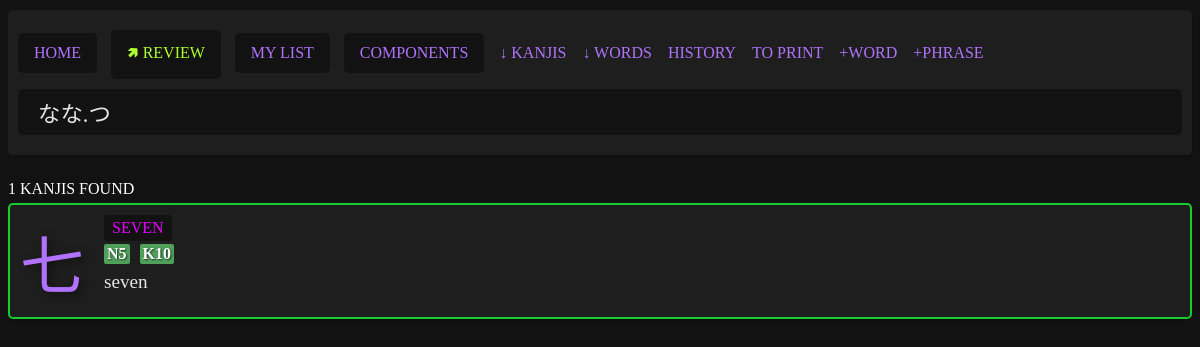
Page /pages/search.php?query=なな.つ on the committed database.
### tables this page shows
CREATE TABLE "kanjis" (
	"literal"	TEXT NOT NULL UNIQUE,
	"meanings"	TEXT NOT NULL,
	"onReadings"	TEXT,
	"kunReadings"	TEXT,
	"strokes"	INTEGER,
	"jlpt"	INTEGER,
	"frequency"	INTEGER,
	"grade"	INTEGER,
	"heisg6"	INTEGER,
	"components"	TEXT,
	"other_forms"	TEXT, "kanken" INTEGER NULL, "story" TEXT NULL, "added" INTEGER NULL, "score" INTEGER NULL, "added_at" datetime, "unfinished" integer, "is_component" integer, "component_group" integer, "related" text, "ignore" integer, "keyword" text,
	PRIMARY KEY("literal")
);

### parts/helper.php (called while the page is built, shortened)
<?php
function isOnlyHiragana($str)
{
    return preg_match('/^[\p{Hiragana}\.]+$/u', $str) > 0;
}
function toHiragana($text = '')
{
    $text =  mb_strtolower($text);
    foreach ($decision_table as $key => $value) {
        $text = mb_ereg_replace($key, $value, $text);
    }
    return $text;
}
function toKatakana($text = '')
{
    $text =  mb_strtolower($text);
    $text = toHiragana($text);
    $text = mb_convert_kana($text, 'C');
    return $text;
}
function getImportanceJLPT($jlpt, $totalKnown)
{
    if ($jlpt == 5) {
        return 'high';
    }
    return "high";
}
function getImportanceKANKEN($kanken, $totalKnown)
{
    if ($kanken == 10) {
        return 'high';
    }
    return "high";
}

### pages/search.php (the view, shortened to what this page needs)
<?php require_once "../parts/helper.php"; ?>
<?php
$myPDO = new PDO("sqlite:../data/kanjis.db");
$kanjis = [];
if (isset($_GET["query"])) {
    if (empty($_GET["query"])) {
        $error = "Don't leave the search empty.";
    } else {
        $query = trim($_GET["query"]);
        if (itHasJapanese($query)) {
            if (itHasKanji($query)) {
                $kanjis = obtainKanjis($query)[0];
                $qty = count($kanjis);
                $i = 0;
                $str = "";
                foreach ($kanjis as $kanji) {
                    $i++;
                    $str .= " literal = ?";
                    if ($i != $qty) {
                        $str .= " OR";
                    }
                }
                $sql = "SELECT * FROM kanjis WHERE " . $str;
                $stmt = $myPDO->prepare($sql);
                $results = $stmt->execute($kanjis);
                $kanjis = $stmt->fetchAll();
                $sql =
                    "SELECT * FROM examples WHERE kanji LIKE ? ORDER BY JLPT DESC, LENGTH(kanji) ASC";
                $stmt = $myPDO->prepare($sql);
                $results = $stmt->execute(["%" . $query . "%"]);
                $examples = $stmt->fetchAll();
            } else {
                if (isOnlyHiragana($query)) {
                    $hiragana = $query;
                    $katakana = toKatakana($query);
                    $sql =
                        "SELECT * FROM kanjis WHERE onReadings LIKE ? OR kunReadings LIKE ?";
                    $stmt = $myPDO->prepare($sql);
                    $results = $stmt->execute([
                        "%" . $katakana . "%",
                        "%" . $hiragana . "%",
                    ]);
                    $kanjis = $stmt->fetchAll();
                } else {
                    $error =
                        "When using kana only, use either hiragana or katakana but not both.";
                }
            }
        }
    }
}
?>
<?php require "../parts/header.php"; ?>
<?php if (!empty($error)): ?>
    <div class="error">
        <?php echo $error; ?>
    </div>
<?php
elseif (isset($_GET["query"])): ?>
    <?php if (!$kanjis): ?>
        <div class="card empty">
            No kanjis found.
        </div>
    <?php else: ?>
        <div class="title">
            <?php echo count($kanjis); ?> kanjis found
        </div>
        <div class="search-results-kanjis">
            <?php foreach ($kanjis as $entry): ?>
                <div class="card search<?php if ($entry["added"] == 1) {
                                            echo " added";
                                        } ?>">
                    <div class="left">
                        <div class="kanji"><a href="kanji.php?literal=<?php echo $entry["literal"]; ?>"><?php echo $entry["literal"]; ?></a></div>
                    </div>
                    <div class="right right-search">
                        <?php if ($entry["keyword"]): ?>
                            <div class="keyword">
                                <?= str_replace(";", " / ", $entry["keyword"]) ?>
                            </div>
                        <?php endif; ?>
                        <?php if (!empty($entry["jlpt"]) || !empty($entry["grade"])): ?>
                            <?php
                            $sql = "SELECT COUNT(*) FROM kanjis WHERE added = 1 AND is_component IS NULL";
                            $stmt = $myPDO->prepare($sql);
                            $stmt->execute();
                            $totalKnown = $stmt->fetchColumn();
                            ?>
                            <div class="tags">
                                <?php if (!empty($entry["jlpt"])): ?>
                                    <div class="kanji-tag <?= getImportanceJLPT(
                                                                $entry["jlpt"],
                                                                $totalKnown,
                                                            ) ?>">N<?= $entry["jlpt"] ?></div>
                                <?php endif; ?>
                                <?php if (!empty($entry["kanken"])): ?>
                                    <div class="kanji-tag <?= getImportanceKANKEN(
                                                                $entry["kanken"],
                                                                $totalKnown,
                                                            ) ?>">K<?= $entry["kanken"] ?></div>
                                <?php endif; ?>
                            </div>
                        <?php endif; ?>
                        <div class="meanings">
                            <?php echo str_replace(
                                ";",
                                ", ",
                                $entry["meanings"],
                            ); ?>
                        </div>
                    </div>
                </div>
            <?php endforeach; ?>
        </div>
    <?php endif; ?>
<?php endif; ?>
<?php require "../parts/footer.php"; ?>

### data/style.css (style rules this page uses)
body { background: #121212; color: #e4e4e4; font-family: "NotoSansJP"; }
* { box-sizing: border-box; }
.card, .header, .list { position: relative; background: #1e1e1e; display: flex; border-radius: 5px; box-shadow: 1px 2px 1px rgba(0, 0, 0, 0.1); margin-bottom: 20px; }
.word.added, .card.added { border: 2px solid #16cc2e; }
.card .right { display: flex; flex-direction: column; flex-grow: 2; align-items: flex-start; padding: 10px; gap: 10px; }
.card .right.right-search { gap: 0px; }
.card .left { max-width: 190px; text-align: center; }
.card .left .kanji { font-family: "NotoSansJP", "BabelStoneHan"; font-size: 120pt; padding: 10px; text-shadow: 4px 3px 10px rgb(0 0 0 / 49%); }
.kanji-tag { font-weight: bold; text-shadow: 1px 1px 2px rgba(0, 0, 0, 0.7); }
.tags { display: flex; flex-direction: row; gap: 10px; margin-top: 3px; }
.tags .kanji-tag { padding: 1px 3px; border-radius: 2px; }
.card .right .extras div.high, .card .right .tags div.high { background-color: #50a15b; color: #ffffff; }
.card .right .meanings { font-size: 2.2rem; margin: 50px 0 0 0; }
.card .right .keyword { font-size: 1rem; text-transform: uppercase; background-color: #121212; color: rgb(234, 0, 255); padding: 4px 8px; border-radius: 3px; }
.search-results-kanjis { display: grid; grid-template-columns: repeat(auto-fit, minmax(30%, 1fr)); gap: 20px; }
.card.search .kanji { font-size: 4em; }
.card.search .meanings { font-size: 1.2em; margin: 7px 0; }
a, button { text-decoration: none; color: #b173fd; }
.title { text-transform: uppercase; color: #fff; padding: 5px 0; }

### rows in the picture
kanjis: literal "七", keyword "SEVEN", jlpt "5", kanken "10", meanings "seven"

### other values in the picture
count($kanjis) "1"
